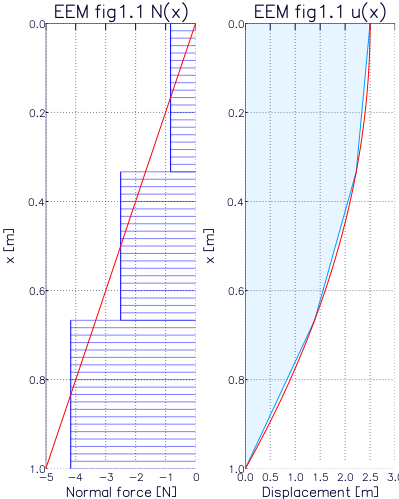

Source code (Julia):
using PtFEM

ProjDir = dirname(@__FILE__)

l = 1.0       # Total length [m]
q = 5.0       # Distributed load [N/m]
N = 4         # Number of nodes
els = N - 1   # Number of finite elements
nod = 2       # Number of nodes per finite elements
nodof = 1     # Degrees of freedom for each node
np_types = 1  # Number of proerty types
EA = 1.0    # Strain stiffness
nip = 1       # Number of integration points

struct_el = :Rod
fin_el = :Line

data = Dict(
  # Rod(nxe, np_types, nip, fin_el(nod, nodof))
  :struc_el => getfield(Main, Symbol(struct_el))(els, np_types, nip,
    getfield(Main, Symbol(fin_el))(nod, nodof)),
  :properties => [EA;],
  :x_coords => 0.0:l/els:l,
  :support => [(N, [0])],
  :loaded_nodes => [(i, repeat([0.0], inner=nodof)) for i in 1:N],
  :eq_nodal_forces_and_moments => [(i, repeat([0.0], inner=nodof*nod)) for i in 1:els]
);

# In this example there are only distributed loads. Otherwise set data[:loaded_nodes]
# to the external forces and moment directly applied to the nodes, e.g.:
#
# data[:loaded_nodes][2] = (2, [5.0])

# Determine the distributed loads contribution to nodal forces

for node in 1:els
  data[:eq_nodal_forces_and_moments][node][2][1] = 1/2*q*l/els
  data[:eq_nodal_forces_and_moments][node][2][2] = 1/2*q*l/els
end  

# Add the equivalent distributed forces and moment to loaded_nodes entry

for node in 1:N-1
  data[:loaded_nodes][node][2][1] += data[:eq_nodal_forces_and_moments][node][2][1]
  data[:loaded_nodes][node+1][2][1] += data[:eq_nodal_forces_and_moments][node][2][2]
end  

data |> display
println()

@time m = PtFEM.p4_1(data)
println()

# Stiffness matrix
println("Stiffness matrix:")
full(sparse(m.cfgsm)) |> display
println()

using DataTables
dis_dt = DataTable(
  x_translation = m.displacements[:, 1],
)
fm_dt = DataTable(
  normal_force_1 = m.actions[:, 1],
  normal_force_2 = m.actions[:, 2],
  normal_force_1_corrected = m.actions[:, 1],
  normal_force_2_corrected = m.actions[:, 2]
)
  
# Correct element forces and moments for equivalent nodal
# forces and moments introduced for loading between nodes
if :eq_nodal_forces_and_moments in keys(data)
  eqfm = data[:eq_nodal_forces_and_moments]
  k = data[:struc_el].fin_el.nod * data[:struc_el].fin_el.nodof
  for t in eqfm
    vals = convert(Array, fm_dt[t[1], :])
    for i in 1:k
      fm_dt[t[1], i + 2] = round(vals[i] - t[2][i], 2)
    end
  end
end

display(dis_dt)
println()
display(fm_dt)
  
if VERSION.minor < 6

  using Plots
  gr(size=(400,500))

  x = 0.0:l/els:l
  u = convert(Array, dis_dt[:x_translation])
  N = vcat(
    convert(Array, fm_dt[:normal_force_1_corrected])[1],
    convert(Array, fm_dt[:normal_force_2_corrected])
  )
    
  p = Vector{Plots.Plot{Plots.GRBackend}}(2)
  titles = ["EEM fig1.1 u(x)", "EEM fig1.1 N(x)"]
   
  p[1]=plot(ylim=(0.0, 1.0), xlim=(-5.0, 0.0),
    yflip=true, xflip=false, xlab="Normal force [N]",
    ylab="x [m]", title=titles[2]
  )
  vals = convert(Array, fm_dt[:normal_force_2])
  for i in 1:els
      plot!(p[1], 
        [vals[i], vals[i]],
        [(i-1)*l/els, i*l/els], color=:blue,
        color=:blue, fill=true, fillalpha=0.1, leg=false
      )
      delta = abs(((i-1)*l/els) - (i*l/els)) / 20.0
      y1 = collect(((i-1)*l/els):delta:(i*l/els))
      for j in 1:length(y1)
        plot!(p[1],
          [vals[i], 0.0],
          [y1[j], y1[j]], color=:blue, alpha=0.5
        )
      end
  end
  plot!(p[1], N, x, xlim=(-5.0, 0.0), color=:red)
  
  p[2] = plot(u, x, xlim=(0.0, 3.0), yflip=true,
    xlab="Displacement [m]", ylab="x [m]",
    fillto=0.0, fillalpha=0.1, leg=false, title=titles[1])

  if !isdefined(Main, :defl)
    defl(x) = q/(2*EA).*(l^2 .- x.^2)
  end
  x1 = 0.0:0.01:l
  plot!(p[2], defl(x1), x1, color=:red)
  
  plot(p..., layout=(1, 2))
  savefig(ProjDir*"/fig1.1.png")
  
end
